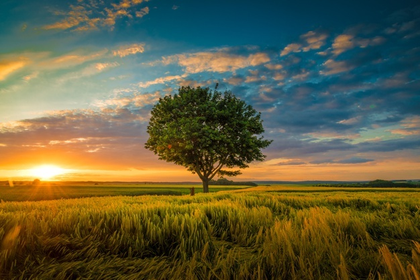
%> input picture img1.bmp, 420 x 280 px, shrunk from 626 x 417 before the run
$ octave p6.m   (GNU Octave 9; MATLAB toolbox functions it lacks are replaced by stand-ins)
%> lines starting %> are read from the running program, lines starting %| are printed output that depends on the picture
%LOCAL TRANSFORMATION ON IMAGES
close all
clear all
clc

a=double(rgb2gray(imread('img1.bmp')));
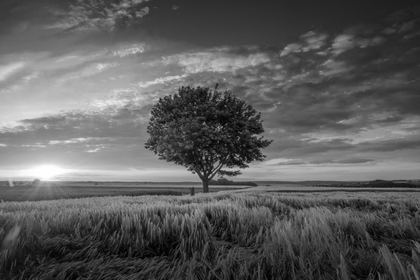
%> a: size 280x420 double; min 0, max 255, mean 92.4
figure
imshow(uint8(a))
title('INPUT IMAGE IN GRAYSCALE','fontsize',30,'color',[200,50,200]/255)

[r,c]=size(a);
%> r = 280; c = 420

win_size=3; % keep it odd
for i=(1+(win_size-1)/2):1:(r-(win_size-1)/2)
  for j=(1+(win_size-1)/2):1:(c-(win_size-1)/2)
    local_avg=mean(mean(   a((i-(win_size-1)/2):(i+(win_size-1)/2),(j-(win_size-1)/2):(j+(win_size-1)/2))   ));
    if (local_avg<100) && (local_avg>30)
      a(i,j)=a(i,j)+100;
    end
  end
end
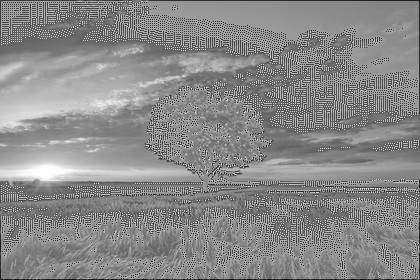
%> a: size 280x420 double; min 1, max 255, mean 137.1

figure
imshow(uint8(a))
title('PROCESSED IMAGE','fontsize',30,'color',[200,50,200]/255);
